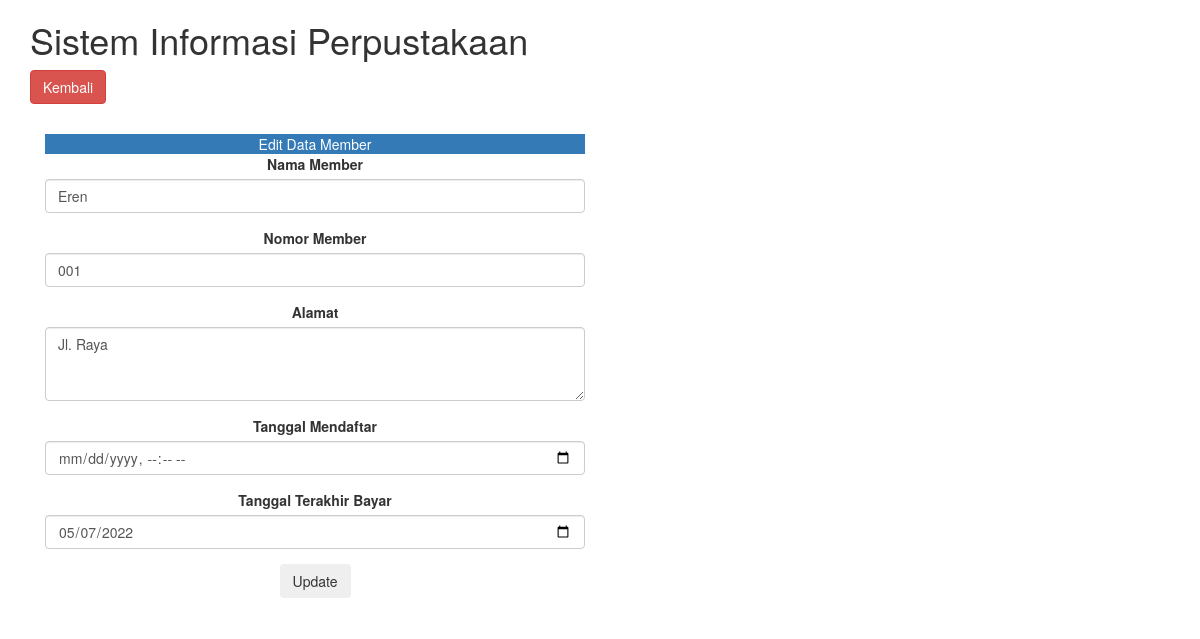
/FormMember.php?id_member=1, run on the app's committed database.
### tables this page shows
CREATE TABLE `member` (
  `id_member` int(11) NOT NULL,
  `nama_member` varchar(250) NOT NULL,
  `nomor_member` varchar(15) NOT NULL,
  `alamat` text NOT NULL,
  `tgl_mendaftar` datetime NOT NULL,
  `tgl_terakhir_bayar` date NOT NULL
);

### Model.php (called while the page is built, shortened)
<?php
    class Model
    {
        public function getMemberById($id)
        {
            $sql = "SELECT * FROM member WHERE id_member = '$id'";
            $result = mysqli_query($GLOBALS['koneksi'], $sql);
            return $result;
        }
    }
?>

### FormMember.php (the view, shortened to what this page needs)
<?php
    require "Model.php";
    if (isset($_GET['id_member'])) {
        $id = $_GET['id_member'];
        $member = new Model();
        $result = $member->getMemberById($id);
        $row = mysqli_fetch_all($result, MYSQLI_ASSOC);
    }
?>
<html>
    <head>
        <link rel="stylesheet" href="https://maxcdn.bootstrapcdn.com/bootstrap/3.4.1/css/bootstrap.min.css">
    </head>
<body>
    <div class="container">
        <div class="row">
            <div class="col-md-12 py-3">
                <h1>Sistem Informasi Perpustakaan</h1>
                <a class="btn btn-danger my-2" href="Member.php"><i class="fa fa-arrow-left"></i>Kembali</a>
                <p>&nbsp;</p>
                    <div class="col-md-6 text-center">
                        <div class="card-header bg-primary text-white">
                            <?php
                                if (isset($_GET['id_member'])) {
                                    echo "Edit Data Member";
                                } else {
                                    echo "Tambah Data Member";
                                }
                            ?>
                        </div>
                        <div class="card-body">
                            <form action="" method="post">
                                <div class="form-group">
                                    <label for="nama_member">Nama Member</label>
                                    <input type="text" class="form-control" name="nama_member" id="nama_member" <?php echo (isset($_GET['id_member'])) ?  "value = '" . $row[0]["nama_member"] . "'" : "value = '' "; ?> placeholder="Nama Member" required>
                                </div>
                                <div class="form-group">
                                    <label for="nomor_member">Nomor Member</label>
                                    <input type="text" class="form-control" name="nomor_member" id="nomor_member" <?php echo (isset($_GET['id_member']) ) ?  "value = '" . $row[0]["nomor_member"] . "'" : "value = '' "; ?> placeholder="Nomor Member" required>
                                </div>
                                <div class="form-group">
                                    <label for="alamat">Alamat</label>
                                    <textarea class="form-control" name="alamat" id="alamat" rows="3" required><?php echo (isset($_GET['id_member'])) ? $row[0]["alamat"] : ""; ?></textarea>
                                </div>
                                <div class="form-group">
                                    <label for="tgMendaftar">Tanggal Mendaftar</label>
                                    <input type="datetime-local" class="form-control" name="tgl_mendaftar" id="tgl_mendaftar" <?php echo (isset($_GET['id_member'])) ?  "value = " . $row[0]["tgl_mendaftar"] . "" : "value = '' "; ?> placeholder="Tanggal Mendaftar" required>
                                </div>
                                <div class="form-group">
                                    <label for="tgTerakhirBayar">Tanggal Terakhir Bayar</label>
                                    <input type="date" class="form-control" name="tgl_terakhir_bayar" id="tgl_terakhir_bayar" <?php echo (isset($_GET['id_member'])) ?  "value = " . $row[0]["tgl_terakhir_bayar"] . "" : "value = '' "; ?> placeholder="Tanggal Terakhir Bayar" required>
                                </div>
                                <?php
                                if (isset($_GET['id_member'])) {
                                    echo " <button type=\"submit\" name=\"update\" class=\"btn btn-secondary my-2\">Update</button>";
                                } else {
                                    echo " <button type=\"submit\" name=\"submit\" class=\"btn btn-primary my-2\">Tambah</button>";
                                }
                                ?>
                            </form>
                        </div>
                    </div>
                </div>
            </div>
        </div>
</body>
</html>

### data on the page
member: nama_member "Eren", nomor_member "001", alamat "Jl. Raya", tgl_terakhir_bayar "05/07/2022"
